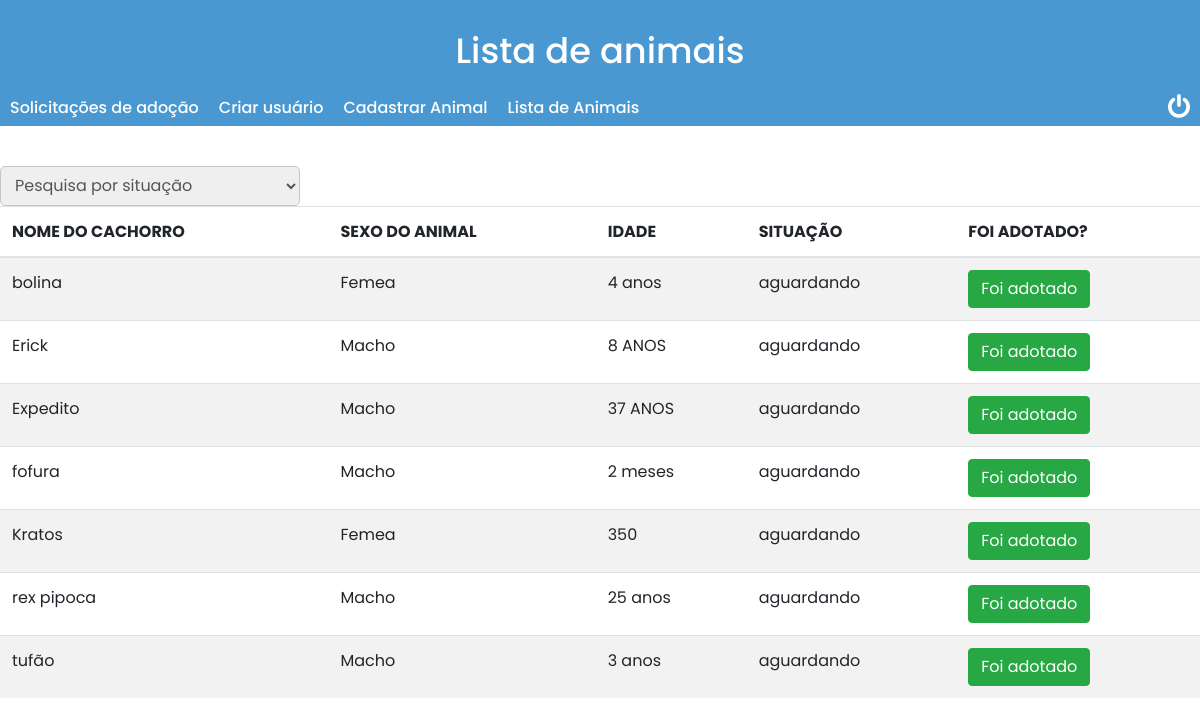
/admin/scripts/admin/cachorros.php (signed in), run on the app's committed database.
### tables this page shows
CREATE TABLE `tbanimais` (
  `COD` int(9) NOT NULL,
  `NOME_ANIMAL` varchar(100) NOT NULL,
  `SEXO_ANIMAL` varchar(100) NOT NULL,
  `IDADE` varchar(100) DEFAULT NULL,
  `FOTO` varchar(100) DEFAULT NULL,
  `HISTORIA` varchar(254) NOT NULL,
  `SITUACAO` varchar(100) DEFAULT NULL
);

### admin/scripts/admin/cachorros.php (the view, shortened to what this page needs)
<?php
    if($_SESSION['login']=='logado'){
        if($_GET){
            if($_GET['s']){
                $pes = $_GET['s'];
                if($pes == 1){
                    $conn = new Database();
                    $conn = $conn->db_mysql();
                    $sqli = $conn->prepare(
                        "SELECT * FROM tbanimais
                        ORDER BY NOME_ANIMAL"
                        );
                    $sqli->execute();
                    $b=$sqli->fetchAll(\PDO::FETCH_ASSOC);
                }else{
                    $conn = new Database();
                    $conn = $conn->db_mysql();
                    $sqli = $conn->prepare(
                        "SELECT * FROM tbanimais
                        WHERE SITUACAO = '$pes'
                        ORDER BY NOME_ANIMAL"
                        );
                    $sqli->execute();
                    $b=$sqli->fetchAll(\PDO::FETCH_ASSOC);
                }
            }
        }else{
            $conn = new Database();
            $conn = $conn->db_mysql();
            $sqli = $conn->prepare(
                "SELECT * FROM tbanimais
                ORDER BY NOME_ANIMAL"
                );
            $sqli->execute();
            $b=$sqli->fetchAll(\PDO::FETCH_ASSOC);
        }
?>
    <html>
        <head>
            <link rel="stylesheet" href="css/bootstrap.css">
            <link rel="stylesheet" href="css/listar.css">
            <link rel="stylesheet" href="https://cdnjs.cloudflare.com/ajax/libs/font-awesome/4.7.0/css/font-awesome.min.css">
        </head>
        <body>
            <header>
                <div>
                    <h1>Lista de animais</h1>
                    <div class="menu">
                        <nav>
                            <input type="button" id='listar' onclick="listar()" value="Solicitações de adoção">
                            <input type="button" id='criar' onclick="usuarios()" value="Criar usuário">
                            <input type="button" id='criar' onclick="cadastrarAnimal()" value="Cadastrar Animal">
                            <input type="button" id='criar' onclick="cachorros()" value="Lista de Animais">
                        </nav>
                        <div class="logout">
                            <i class="fa fa-power-off" onclick="sair()" id="teste"></i>
                        </div>
                    </div>
                </div>
            </header>
                <div>
                    <select name="situacao" id="situacao" onchange="situacao(document.getElementById('situacao').value)">
                        <option value="" disable selected hidden>Pesquisa por situação</option>
                    </select>
                    <table class="table table-striped">
                        <thead>
                            <tr>
                                <th scope="col">NOME DO CACHORRO</th>
                                <th scope="col">SEXO DO ANIMAL</th>
                                <th scope="col">IDADE</th>
                                <th scope="col">SITUAÇÃO</th>
                                <th scope="col">FOI ADOTADO?</th>
                            </tr>
                        </thead>
                        <tbody>
                            <?php
                                foreach ($b as $value) {
                            ?>
                                    <tr>
                                        <td><?=$value['NOME_ANIMAL']?></td>
                                        <td><?=$value['SEXO_ANIMAL']?></td>
                                        <td><?=$value['IDADE']?></td>
                                        <td><?=$value['SITUACAO']?></td>
                                        <td><input type="button" class="btn btn-success" value="Foi adotado" onclick="mudarSit(<?=$value['COD']?>)"></td>
                                    </tr>
                            <?php
                                }
                            ?>
                    </table>
                </div>
        </body>
    </html>
<?php
    }else{
        header('Location: ../../index.php');
    }
?>

### admin/scripts/admin/css/listar.css (style rules this page uses)
* { font-family: "Poppins", sans-serif; }
header { background-color: #4998D1; margin-bottom: 40px; }
header h1 { color: #fff; font-size: 2.2rem; text-align: center; padding-top: 30px; }
header .menu { display: flex; justify-content: space-between; padding-top: 10px; }
header .menu nav { display: flex; }
header .menu nav input { background-color: transparent; border: transparent; color: #fff; padding: 5px 10px; font-size: 1rem; font-weight: 500; transition: 0.2s ease-in-out color; }
header .logout i { color: #fff; font-size: 1.6rem; padding: 5px 10px; transition: 0.2s ease-in-out color; }
select { width: 300px; height: 40px; border: 1px solid #c7c7c7; border-radius: 5px; padding: 0px 10px; outline: transparent; color: #555; cursor: pointer; }

### data on the page
tbanimais: NOME_ANIMAL "bolina", SEXO_ANIMAL "Femea", IDADE "4 anos", SITUACAO "aguardando"
tbanimais: NOME_ANIMAL "Erick", SEXO_ANIMAL "Macho", IDADE "8 ANOS", SITUACAO "aguardando"
tbanimais: NOME_ANIMAL "Expedito", SEXO_ANIMAL "Macho", IDADE "37 ANOS", SITUACAO "aguardando"
tbanimais: NOME_ANIMAL "fofura", SEXO_ANIMAL "Macho", IDADE "2 meses", SITUACAO "aguardando"
tbanimais: NOME_ANIMAL "Kratos", SEXO_ANIMAL "Femea", IDADE "350", SITUACAO "aguardando"
tbanimais: NOME_ANIMAL "rex pipoca", SEXO_ANIMAL "Macho", IDADE "25 anos", SITUACAO "aguardando"
tbanimais: NOME_ANIMAL "tufão", SEXO_ANIMAL "Macho", IDADE "3 anos", SITUACAO "aguardando"
